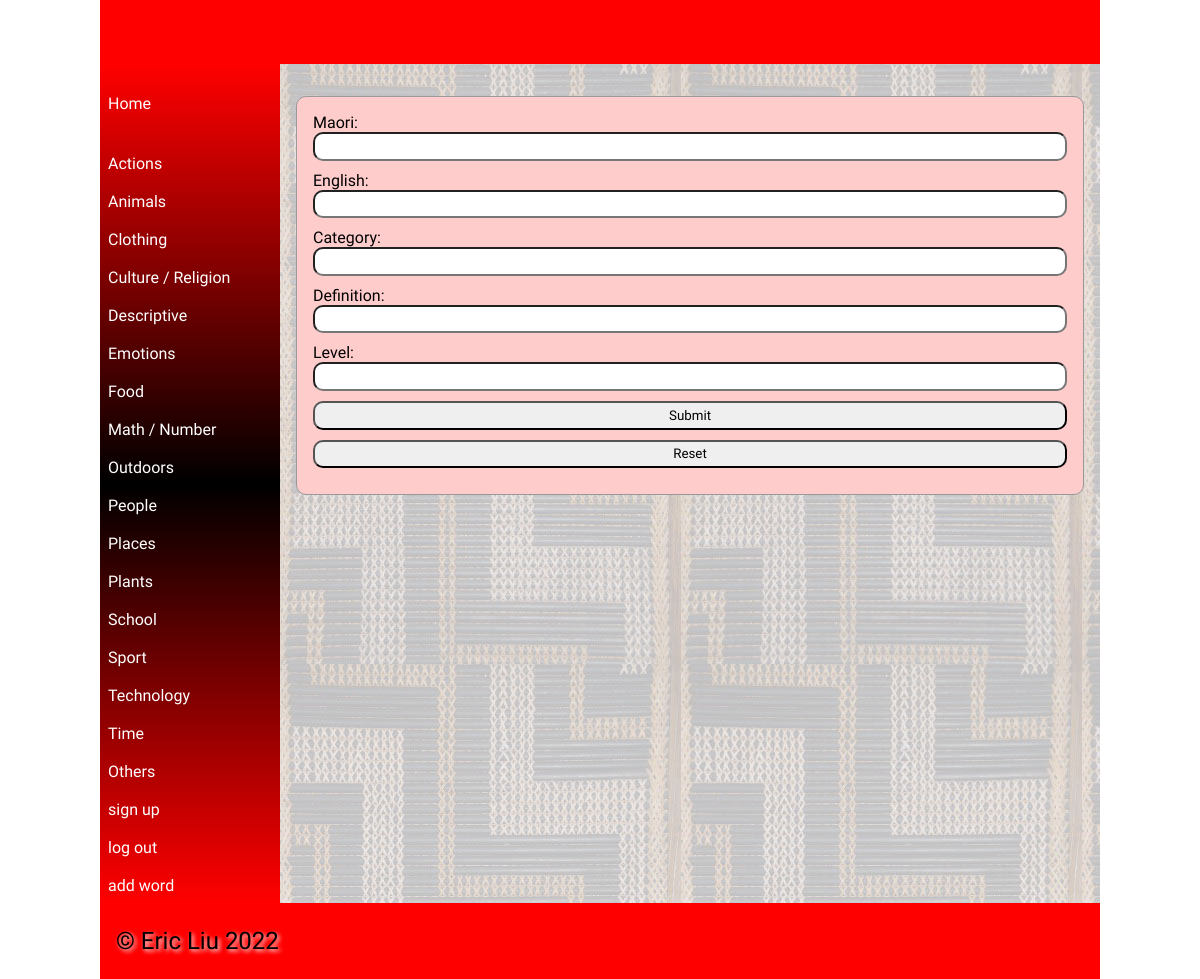
Screenshot of /edit (signed in) with the database file from the repository.
### tables this page shows
CREATE TABLE Category
(
	id integer
		constraint Category_pk
			primary key autoincrement,
	Category varchar(30)
);

### app.py (the view, shortened to what this page needs)
@app.route('/edit', methods=["GET", "POST"])
def render_edit_page():
    con2 = create_connection(DB_NAME)
    query2 = "SELECT Category FROM Category"
    cur2 = con2.cursor()
    cur2.execute(query2)
    Category_list = cur2.fetchall()
    con2.close()
    return render_template('edit.html', Categorys=Category_list, logged_in=is_logged_in())

### app.py (called while the page is built)
def create_connection(db_file):
    try:
        connection = sqlite3.connect(db_file)
        return connection
    except Error as e:
        print(e)
    return None

def is_logged_in():
    if session.get("email") is None:
        print("not logged in")
        return False
    else:
        print("logged in")
        return True

### templates/edit.html (shortened to what this page needs)
{% extends 'base.html' %}
{% block main %}
<form class="dataForm" method="post">
    <div class="form-group">
         <div class="form-label">Maori:</div>
         <div class="form-element"><input id="Maori" name="Maori" type="text" required></div>
    </div>
    <div class="form-group">
         <div class="form-label">English:</div>
         <div class="form-element"><input id="English" name="English" type="text" required></div>
    </div>
    <div class="form-group">
         <div class="form-label">Category:</div>
         <div class="form-element"><input id="Category" name="Category" type="text" required></div>
    </div>
    <div class="form-group">
         <div class="form-label">Definition:</div>
         <div class="form-element"><input id="Definition" name="Definition" type="text" required></div>
    </div>
    <div class="form-group">
         <div class="form-label">Level:</div>
         <div class="form-element"><input id="Level" name="Level" type="text" required></div>
    </div>
    <div class="button-group">
        <input type="submit" value="Submit">
        <input type="reset" value="Reset">
    </div>
</form>
{% endblock %}

### templates/base.html (shortened to what this page needs)
<!doctype html>
<html lang="en">
<head>
	<link href="{{ url_for('static', filename='css/style.css') }}" rel="stylesheet">
</head>
<body>
	<div id="container">
		<header>
			<h1>{% block heading %}{% endblock %}</h1>
		</header>
		<nav>
			<ul>
                <li><a href="\">Home</a></li>
				<br><br>
				<div class="Categorys">
    {% for Category in Categorys %}
         <div class="product-box">
             <a href="/word/{{Category[0]}}">{{Category[0]}}</a>
			 <br><br>
         </div>
         {% endfor %}
    </div>
				<a href="/signup">sign up</a>
				<br><br>
				{% if logged_in %}
				<a href="/logout">log out</a>
				{% else %}
				<a href="/login">log in</a>
				{% endif %}
				<br><br>
				{% if logged_in %}
				<a href="/edit">add word</a>
				{% endif %}
			</ul>
		</nav>
		<main>
            {% block main%}{% endblock %}
        </main>
		<footer>
			<p>
				&copy; Eric Liu 2022
			</p>
		</footer>
	</div>
</body>
</html>

### static/css/style.css (style rules this page uses)
* { font-family: Comfortaa, sans-serif; margin: 0; padding: 0; box-sizing: border-box; }
#container { display: grid; grid-template-columns: 75px auto; grid-template-areas: 'nav header' 'main main' 'footer footer'; }
header { grid-area: header; background-color: #f00; padding: 1rem; }
nav { grid-area: nav; }
main { grid-area: main; padding: 1rem; background-color: #edd; }
h1, h2, h3, h4 { padding: 1rem 0; font-family: 'Suez One', serif; color: #000; text-shadow: 2px 2px 4px #fff; }
p { padding: 0.5rem 0; }
a { color: #222; }
.dataForm { margin: 1rem 0; border: 1px solid #999; padding: 1rem; background-color: #fcc; border-radius: 10px; }
.dataForm input, textarea { width: 100%; border-radius: 10px; padding: 0.3rem; margin-bottom: 10px; }
footer { grid-area: footer; padding: 1rem; background-color: #f00; }
footer p { color: #000; text-shadow: 2px 2px 4px #fff; font-size: 1.5rem; }
@media only screen and (min-width: 768px) { #container { grid-template-columns: 180px auto; grid-template-areas: 'header header' 'nav main' 'footer footer'; } }
@media only screen and (min-width: 768px) { nav { background: linear-gradient(180deg, rgba(255,0,0,1) 0%, rgba(0, 0, 0, 1) 50%, rgba(255,0,0,1) 100%); padding: 0.5rem; } }
@media only screen and (min-width: 768px) { nav ul { list-style: none; } }
@media only screen and (min-width: 768px) { nav li { padding: 0.2rem 0; } }
@media only screen and (min-width: 768px) { nav a { color: #fff; text-decoration: none; } }
@media only screen and (min-width: 768px) { main { background-image: url('/poutama.jpg'); } }
@media only screen and (min-width: 1000px) { #container { width: 1000px; margin: auto; } }

### rows the page displays
Category: Category "Actions"
Category: Category "Animals"
Category: Category "Clothing"
Category: Category "Culture / Religion"
Category: Category "Descriptive"
Category: Category "Emotions"
Category: Category "Food"
Category: Category "Math / Number"
Category: Category "Outdoors"
Category: Category "People"
Category: Category "Places"
Category: Category "Plants"
Category: Category "School"
Category: Category "Sport"
Category: Category "Technology"
Category: Category "Time"
Category: Category "Others"
